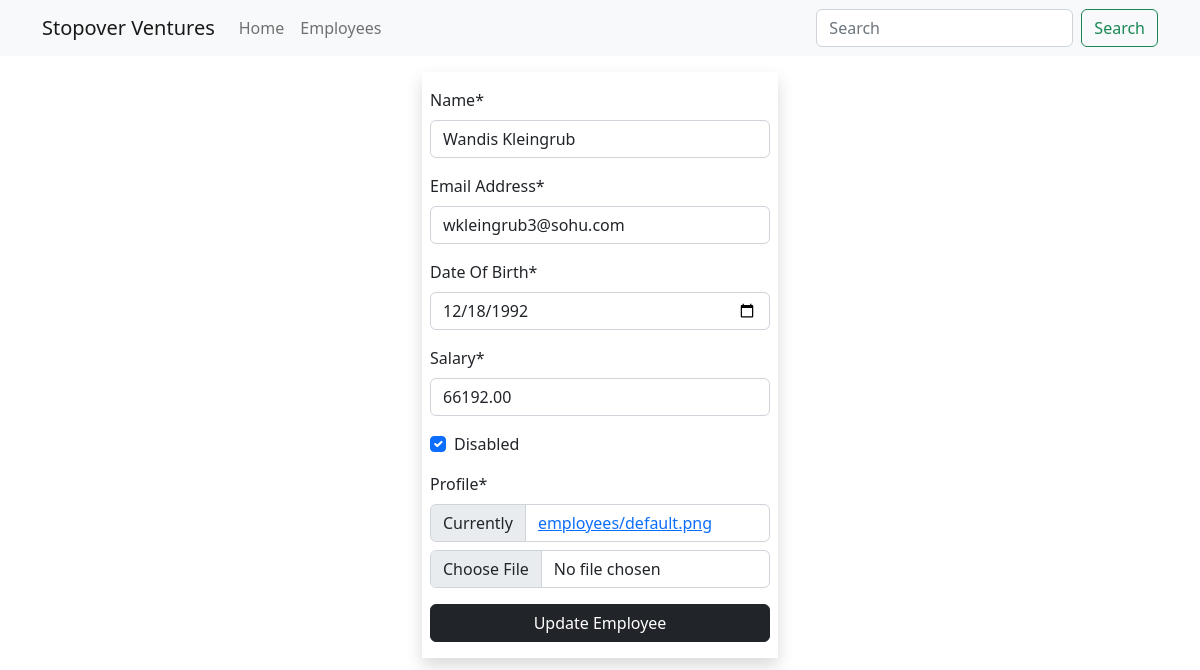
The page /employees/update/4 on the database its author committed.
### main_app/models.py (models this page shows, shortened)
class Employee(models.Model):
    name = models.CharField(max_length=40)
    email = models.EmailField(unique=True)
    dob = models.DateField(null=True)
    salary = models.DecimalField(max_digits=7, decimal_places=2)
    disabled = models.BooleanField(default=False)
    profile = models.ImageField(upload_to=unique_img_name, null=True, default="employees/default.png")
    created_at = models.DateTimeField(auto_now_add=True, null=True)  # added once during creation
    updated_at = models.DateTimeField(auto_now=True, null=True)  # updates every time update happens

### main_app/views.py (the view)
# urls.py: path('employees/update/<int:emp_id>', views.employee_update, name="update"),
def employee_update(request, emp_id):
    employee = get_object_or_404(Employee, pk=emp_id)  # SELECT * FROM employees where id=?
    if request.method == "POST":
        form = EmployeeForm(request.POST, request.FILES, instance=employee)
        if form.is_valid():
            form.save()
            messages.success(request, "Update Successful")
            return redirect('details', emp_id)
    else:
        form = EmployeeForm(instance=employee)
    return render(request, "update.html", {"form": form})

### main_app/app_forms.py
class EmployeeForm(forms.ModelForm):
    class Meta:
        model = Employee
        fields = "__all__"
        widgets = {
            "dob": forms.DateInput(attrs={"type": "date", "min": "1990-01-01", "max": "2005-12-31"}),
            "salary": forms.NumberInput(attrs={"max": 75000, "min": 7000})
        }
        labels = {
            "dob": "Date Of Birth",
            "email": "Email Address"
        }

### templates/update.html (shortened to what this page needs)
{% extends 'base_template.html' %}
{% load crispy_forms_filters %}
{% block content %}
	{% include 'navbar.html' %}
	<div class="container">
	<div class="row justify-content-center">
		<div class="col-sm-4">
			<form action="{{ request.path }}" method="post" enctype="multipart/form-data" class="shadow py-3 px-2 mt-3">
				{{ form | crispy }}
				<button class="btn btn-dark w-100">Update Employee</button>
			</form>
		</div>
	</div>
</div>
{% endblock %}

### rows shown on the page
Employee: name "Wandis Kleingrub", email "wkleingrub3@sohu.com", dob "12/18/1992", salary "66192.00", disabled "☑"
